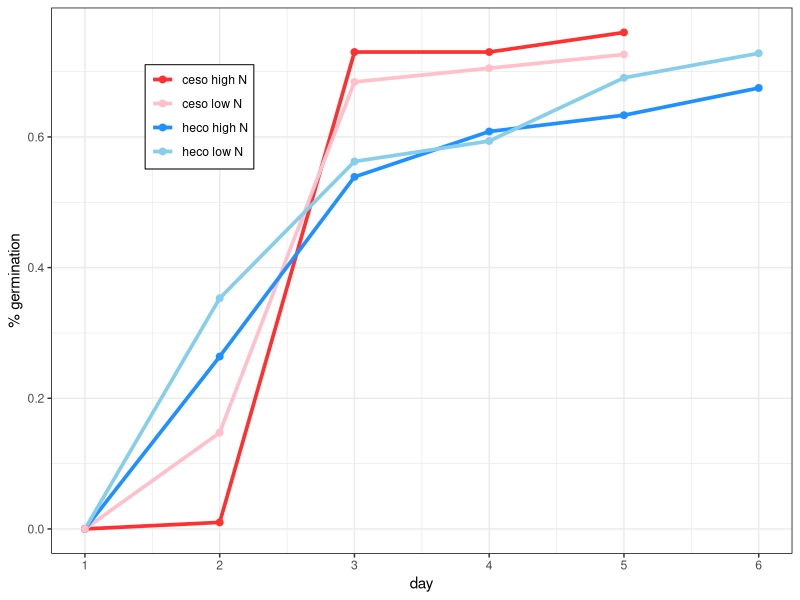
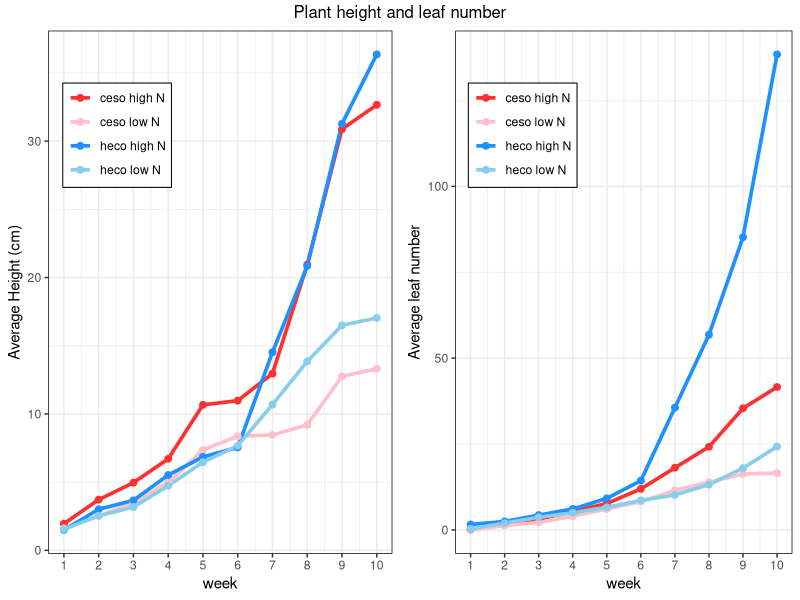
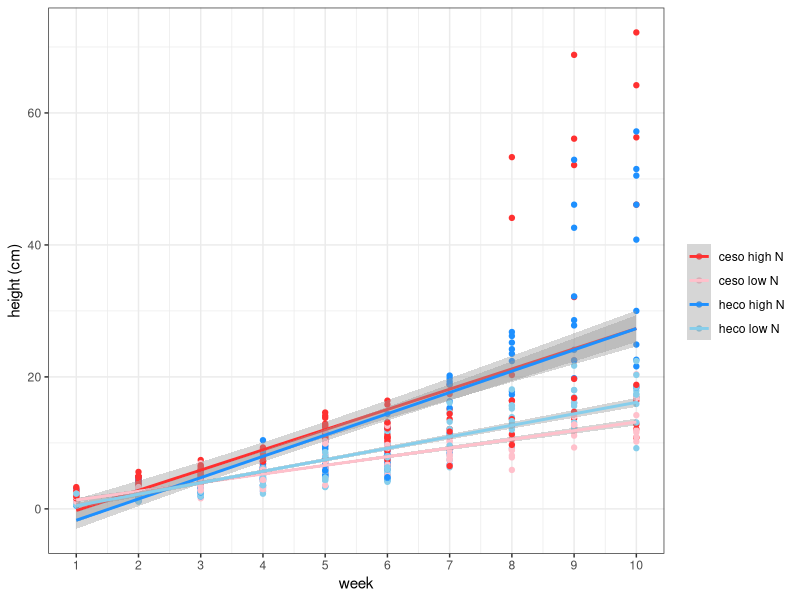
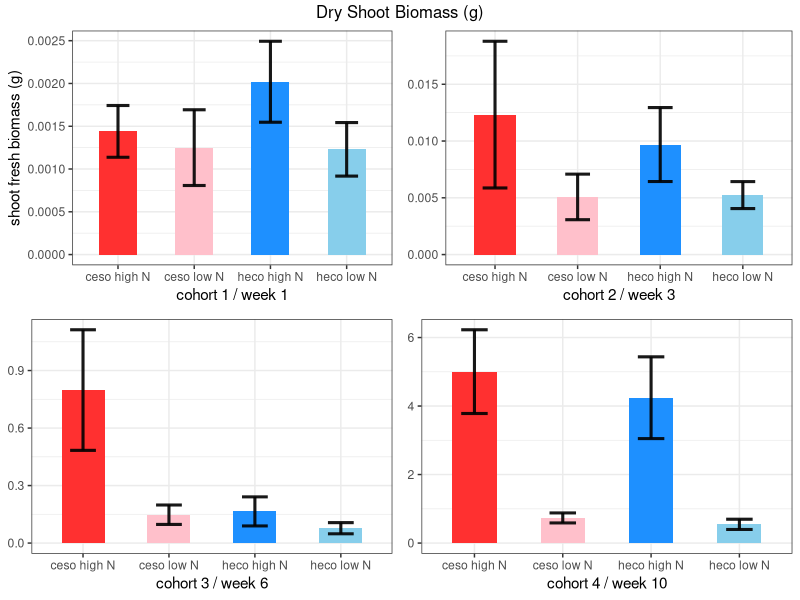
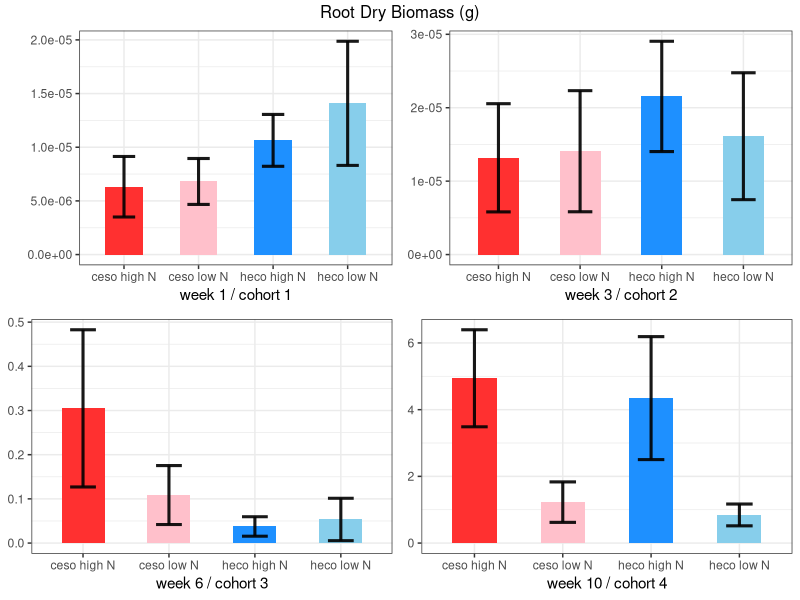
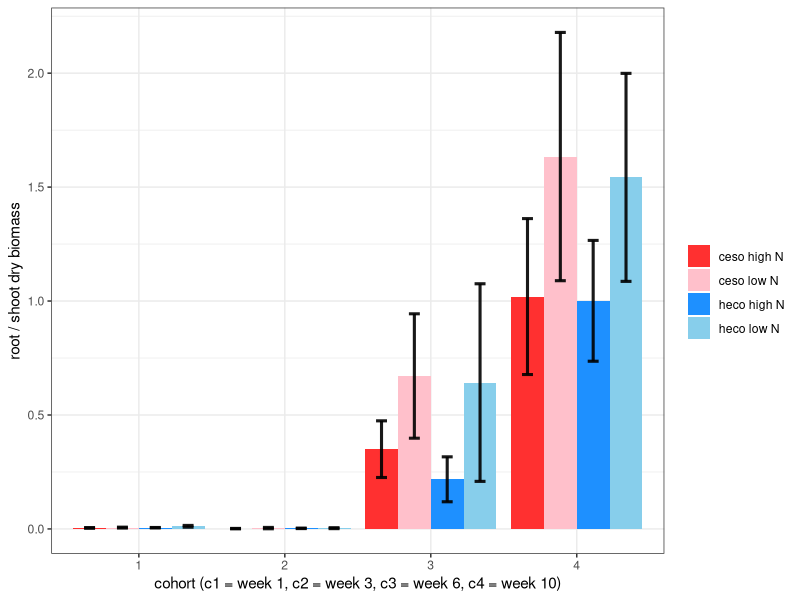
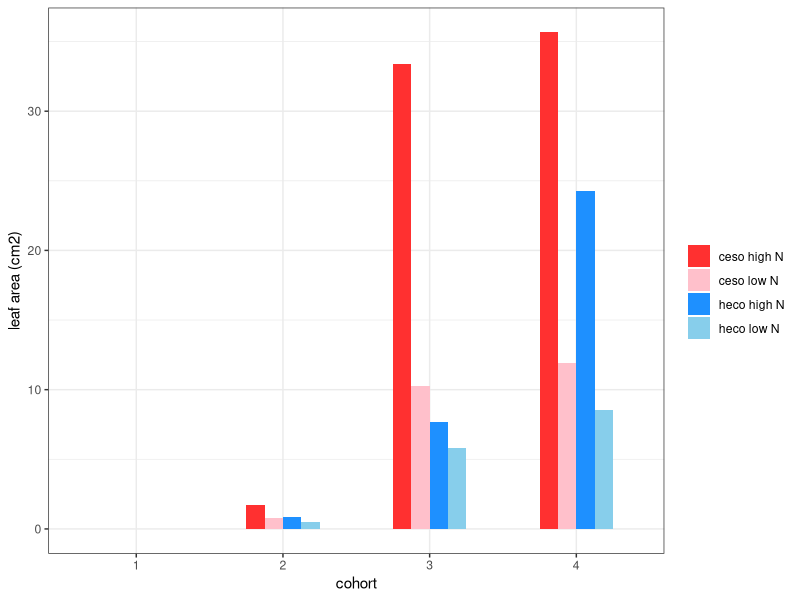
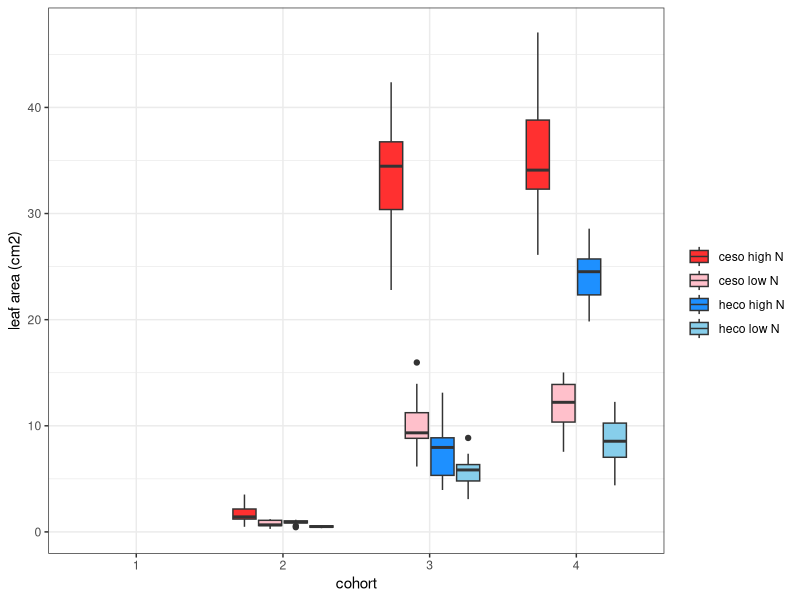

These figures' R source, in order:
## ---- chunk 1
setwd("C:/Users/timmy/OneDrive/Desktop/senior thesis/ESP106_FINAL_Chen_Jennings")
library(knitr)
## ---- chunk 2
library(knitr)
setwd("C:/Users/timmy/OneDrive/Desktop/senior thesis/ESP106_FINAL_Chen_Jennings")
germ = read.csv("germ.csv")
germ = germ[,0:6]

colnames(germ) = c("treatment", "species", "day", "total_seeds", "germinated", "% germinated")
speciestreatment = paste(germ$species, germ$treatment)
germ = cbind(germ, speciestreatment)
head(kable(germ))

lmg_s = lm(germ$`% germinated` ~ species, data = germ)
summary(lmg_s)
lmg_t = lm(germ$`% germinated` ~ treatment, data = germ)
summary(lmg_t)
## ---- chunk 3
library(ggplot2)
ggplot(germ, aes(x= day, y = germ$`% germinated`, group = speciestreatment, colour = speciestreatment)) + theme_bw() +
  geom_line(size = 1.25) + theme_bw() +
  labs(y = "% germination", color = "") + 
  geom_point(border = "black", size = 2) +
  scale_color_manual(values=c("firebrick1","pink","dodgerblue","skyblue")) +
  scale_x_continuous("day", breaks = c(1,2,3,4,5,6,7,8,9,10)) +
  theme(legend.position = c(.2, .8),
        legend.margin = margin(2, 4, 4, 4),
        legend.title = element_blank(),
        panel.border = element_rect(colour = "black", fill=NA),
        legend.background = element_blank(),
        legend.box.background = element_rect(colour = "black"))
  
## ---- chunk 4
setwd("C:/Users/timmy/OneDrive/Desktop/senior thesis/ESP106_FINAL_Chen_Jennings")
growth = read.csv("totalseedgrowth.csv")
growth = growth[,0:8]
speciestreatment = paste(growth$species, growth$treatment)
growth = cbind(growth, speciestreatment)

colnames(growth) = c("date", "number", "species", "treatment", "cohort", "week", "height", "leaf number", "speciestreatment")
head(kable(growth))

lmh_s = lm(height ~ species, data = growth)
summary(lmh_s)
lmh_t = lm(height ~ treatment, data = growth)
summary(lmh_t)

lml_s = lm(growth$`leaf number` ~ species, data = growth)
summary(lml_s)
lml_t = lm(growth$`leaf number` ~ treatment, data = growth)
summary(lml_t)

#error bars
library(plyr)
data_summary <- function(data, varname, groupnames){
  require(plyr)
  summary_func <- function(x, col){
    c(mean = mean(x[[col]], na.rm=TRUE),
      sd = sd(x[[col]], na.rm=TRUE))
  }
  data_sum<-ddply(data, groupnames, .fun=summary_func,
                  varname)
  data_sum <- rename(data_sum, c("mean" = varname))
 return(data_sum)
}

growthsum = data_summary(growth, varname = "height", groupnames = c("week", "speciestreatment"))
## ---- chunk 5
library(ggplot2)

height = ggplot(growthsum, aes(x = week, y = height, group = speciestreatment, colour = speciestreatment)) +
  geom_line(size = 1.25) + theme_bw() +
  labs(y = "Average Height (cm)", color = "") + 
  geom_point(size = 2) +
  scale_color_manual(values=c("firebrick1","pink","dodgerblue","skyblue")) +
  scale_x_continuous("week", breaks = c(1,2,3,4,5,6,7,8,9,10)) +
  theme(legend.position = c(.2, .8),
        legend.margin = margin(2, 4, 4, 4),
        legend.title = element_blank(),
        panel.border = element_rect(colour = "black", fill=NA),
        legend.background = element_blank(),
        legend.box.background = element_rect(colour = "black"))


leaf = ggplot(growth, aes(x = week, y = `leaf number`, group = speciestreatment, color = speciestreatment)) +
  geom_line(stat="summary", fun = mean, size = 1.25) + theme_bw() +
  geom_point(stat = "summary", fun = mean, size = 2) +
  labs(y = "Average leaf number", color = "") +
  scale_x_continuous("week", breaks = c(1,2,3,4,5,6,7,8,9,10)) +
  scale_color_manual(values=c("firebrick1","pink","dodgerblue","skyblue")) +
  theme(legend.position = c(.2, .8),
        legend.margin = margin(2, 4, 4, 4),
        legend.title = element_blank(),
        panel.border = element_rect(colour = "black", fill=NA),
        legend.background = element_blank(),
        legend.box.background = element_rect(colour = "black"))

library(gridExtra)
grid.arrange(height, leaf, top = "Plant height and leaf number", ncol = 2)
## ---- chunk 6
ggplot(growth, aes(x = week, y = height, group = speciestreatment, colour = speciestreatment)) +
  geom_point() + theme_bw() +
  scale_x_continuous("week", breaks = c(1,2,3,4,5,6,7,8,9,10)) +
  scale_color_manual(values=c("firebrick1","pink","dodgerblue","skyblue")) +
  geom_smooth(method = lm, se = TRUE) +
  labs(y = "height (cm)", colour = "")
## ---- chunk 7
setwd("C:/Users/timmy/OneDrive/Desktop/senior thesis/ESP106_FINAL_Chen_Jennings")
massleaf = read.csv("biomassLA.csv")

speciestreatment = paste(massleaf$species, massleaf$treatment)
ml = cbind(massleaf, speciestreatment)
ml$cohort = as.character(ml$cohort)

colnames(ml) = c("number", " species", "treatment", "cohort", "date_harvested", "leaf_area", "fresh.shoot.biomass", "dry.shoot.biomass", "fresh.root.biomass", "dry.root.biomass", "speciestreatment")
head(kable(ml))

c1 = subset(ml, cohort == 1)
c2 = subset(ml, cohort == 2)
c3 = subset(ml, cohort == 3)
c4 = subset(ml, cohort == 4)

c1.ds.sum = data_summary(c1, varname = "dry.shoot.biomass", groupnames = c("cohort", "speciestreatment"))
c2.ds.sum = data_summary(c2, varname = "dry.shoot.biomass", groupnames = c("cohort", "speciestreatment"))
c3.ds.sum = data_summary(c3, varname = "dry.shoot.biomass", groupnames = c("cohort", "speciestreatment"))
c4.ds.sum = data_summary(c4, varname = "dry.shoot.biomass", groupnames = c("cohort", "speciestreatment"))
## ---- chunk 8
dsaov = aov(dry.shoot.biomass ~ speciestreatment + cohort, data = ml)
draov = aov(dry.root.biomass ~ speciestreatment + cohort, data = ml)
laaov = aov(leaf_area ~ speciestreatment + cohort, data = ml)

summary(dsaov)
summary(draov)
summary(laaov)

TukeyHSD(dsaov)
TukeyHSD(draov)
TukeyHSD(laaov)
## ---- chunk 9
library(ggplot2)

ds1 <- ggplot(c1.ds.sum, aes(x = speciestreatment, y = dry.shoot.biomass, fill = speciestreatment)) + 
  geom_bar(position = "dodge", stat = "identity", width = 0.5) +
  geom_errorbar(aes(ymin=dry.shoot.biomass-sd, ymax=dry.shoot.biomass+sd), width = 0.3, alpha=0.9, size=1.05) +
  scale_fill_manual(values=c("firebrick1","pink","dodgerblue","skyblue")) +
  labs(x = "cohort 1 / week 1", y = "shoot fresh biomass (g)") +
  theme_bw() + theme(legend.position = "none")

ds2 <- ggplot(c2.ds.sum, aes(x = speciestreatment, y = dry.shoot.biomass, fill = speciestreatment)) + 
  geom_bar(position = "dodge", stat = "identity", width = 0.5) +
  scale_fill_manual(values=c("firebrick1","pink","dodgerblue","skyblue")) +
  geom_errorbar(aes(ymin=dry.shoot.biomass-sd, ymax=dry.shoot.biomass+sd), width = 0.3, alpha=0.9, size=1.05) +
  labs(x = "cohort 2 / week 3", y = "shoot fresh biomass (g)") +
  theme_bw() + theme(legend.position = "none", axis.title.y = element_blank())

ds3 <- ggplot(c3.ds.sum, aes(x = speciestreatment, y = dry.shoot.biomass, fill = speciestreatment)) + 
  geom_bar(position = "dodge", stat = "identity", width = 0.5) +
  scale_fill_manual(values=c("firebrick1","pink","dodgerblue","skyblue")) +
  geom_errorbar(aes(ymin=dry.shoot.biomass-sd, ymax=dry.shoot.biomass+sd), width = 0.3, alpha=0.9, size=1.05) +
  labs(x = "cohort 3 / week 6", y = "shoot fresh biomass (g)") +
  theme_bw() + theme(legend.position = "none", axis.title.y = element_blank())

ds4 = ggplot(c4.ds.sum, aes(x = speciestreatment, y = dry.shoot.biomass, fill = speciestreatment)) + 
  geom_bar(position = "dodge", stat = "identity", width = 0.5) +
  scale_fill_manual(values=c("firebrick1","pink","dodgerblue","skyblue")) +
  geom_errorbar(aes(ymin=dry.shoot.biomass-sd, ymax=dry.shoot.biomass+sd), width = 0.3, alpha=0.9, size = 1.05) +
  labs(x = "cohort 4 / week 10", y = "shoot fresh biomass (g)") +
  theme_bw() + theme(legend.position = "none", axis.title.y = element_blank())
require(gridExtra)
grid.arrange(ds1, ds2, ds3, ds4, top = "Dry Shoot Biomass (g)", ncol = 2)
## ---- chunk 10
c1m_rd = data_summary(c1, varname = "dry.root.biomass", groupnames = c("cohort", "speciestreatment"))
c2m_rd = data_summary(c2, varname = "dry.root.biomass", groupnames = c("cohort", "speciestreatment"))
c3m_rd = data_summary(c3, varname = "dry.root.biomass", groupnames = c("cohort", "speciestreatment"))
c4m_rd = data_summary(c4, varname = "dry.root.biomass", groupnames = c("cohort", "speciestreatment"))

rd1 <- ggplot(c1m_rd, aes(x = speciestreatment, y = dry.root.biomass, fill = speciestreatment)) + labs(x = "week 1 / cohort 1", y = "") +
  geom_bar(position = "dodge", stat = "identity", width = 0.5) +
  geom_errorbar(aes(ymin=dry.root.biomass-sd, ymax=dry.root.biomass+sd), width = 0.3, alpha=0.9, size=1.05) +
  scale_fill_manual(values=c("firebrick1","pink","dodgerblue","skyblue")) +
  theme_bw() + theme(legend.position = "none")

rd2 <- ggplot(c2m_rd, aes(x = speciestreatment, y = dry.root.biomass, fill = speciestreatment)) + geom_bar(position = "dodge", stat = "identity", width = 0.5) +
  geom_errorbar(aes(ymin=dry.root.biomass-sd, ymax=dry.root.biomass+sd), width = 0.3, alpha=0.9, size=1.05) +
  labs(x = "week 3 / cohort 2", y = "root dry biomass (g)") +
  scale_fill_manual(values=c("firebrick1","pink","dodgerblue","skyblue")) +
  theme_bw() + theme(legend.position = "none", axis.title.y = element_blank())

rd3 <- ggplot(c3m_rd, aes(x = speciestreatment, y = dry.root.biomass, fill = speciestreatment)) + geom_bar(position = "dodge", stat = "identity", width = 0.5) +
  geom_errorbar(aes(ymin=dry.root.biomass-sd, ymax=dry.root.biomass+sd), width = 0.3, alpha=0.9, size=1.05) +
  labs(x = "week 6 / cohort 3", y = "shoot dry biomass (g)") +
  scale_fill_manual(values=c("firebrick1","pink","dodgerblue","skyblue")) +
  theme_bw() + theme(legend.position = "none", axis.title.y = element_blank())

rd4 <- ggplot(c4m_rd, aes(x = speciestreatment, y = dry.root.biomass, fill = speciestreatment)) + geom_bar(position = "dodge", stat = "identity", width = 0.5) +
  geom_errorbar(aes(ymin=dry.root.biomass-sd, ymax=dry.root.biomass+sd), width = 0.3, alpha=0.9, size=1.05) +
  labs(x = "week 10 / cohort 4", y = "shoot dry biomass (g)") + 
  scale_fill_manual(values=c("firebrick1","pink","dodgerblue","skyblue")) +
  theme_bw() + theme(legend.position = "none", axis.title.y = element_blank())
require(gridExtra)
grid.arrange(rd1, rd2, rd3, rd4, top = "Root Dry Biomass (g)", ncol = 2)
## ---- chunk 11
rsratio = ml$dry.root.biomass/ml$dry.shoot.biomass
ml = cbind(ml, rsratio)

rs_sum = data_summary(ml, varname = "rsratio", groupnames = c("cohort", "speciestreatment"))

ggplot(rs_sum, aes(x = cohort, y = rsratio, fill = speciestreatment)) + 
  geom_bar(position = "dodge", stat = "identity") + theme_bw() + 
   geom_errorbar(aes(ymin=rsratio-sd, ymax=rsratio+sd), width = 0.3, alpha=0.9, size=1.05, position=position_dodge(.9)) +
  labs(x = "cohort (c1 = week 1, c2 = week 3, c3 = week 6, c4 = week 10)", y = "root / shoot dry biomass", fill = "") +
  scale_fill_manual(values=c("firebrick1","pink","dodgerblue","skyblue"))
#rs ratio > 1 = more roots than shoot. rs ratio < 1 = less roots than shoot
## ---- chunk 12
ggplot(ml, aes(x = cohort, y = leaf_area, group = speciestreatment, fill = speciestreatment)) +
  geom_bar(position = "dodge", stat = "summary", fun = mean, width = 0.5) +
  scale_fill_manual(values=c("firebrick1","pink","dodgerblue","skyblue")) +
  theme_bw() + labs(x = "cohort", y = "leaf area (cm2)", fill = "")

ggplot(ml, aes(x = cohort, y = leaf_area, fill = speciestreatment)) +
  geom_boxplot(width = 0.7) +
  scale_fill_manual(values=c("firebrick1","pink","dodgerblue","skyblue")) +
  theme_bw() + labs(x = "cohort", y = "leaf area (cm2)", fill = "")
